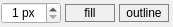
<?xml version="1.0" encoding="UTF-8"?>
<ui version="4.0">
 <class>Form</class>
 <widget class="QWidget" name="Form">
  <property name="geometry">
   <rect>
    <x>0</x>
    <y>0</y>
    <width>173</width>
    <height>27</height>
   </rect>
  </property>
  <property name="windowTitle">
   <string>Form</string>
  </property>
  <property name="styleSheet">
   <string notr="true">QPushButton{
padding:1px;
border : 1px solid gray;
}
QSpinBox{
padding:0px;
}
QCheckBox{
padding:1px;
}
QLabel{
color:#000;
}</string>
  </property>
  <layout class="QVBoxLayout" name="verticalLayout">
   <property name="spacing">
    <number>0</number>
   </property>
   <property name="margin">
    <number>0</number>
   </property>
   <item>
    <layout class="QHBoxLayout" name="widgetLayout">
     <property name="spacing">
      <number>3</number>
     </property>
     <property name="topMargin">
      <number>0</number>
     </property>
     <item>
      <widget class="QSpinBox" name="widthBox">
       <property name="minimumSize">
        <size>
         <width>60</width>
         <height>0</height>
        </size>
       </property>
       <property name="maximumSize">
        <size>
         <width>50</width>
         <height>16777215</height>
        </size>
       </property>
       <property name="font">
        <font>
         <kerning>true</kerning>
        </font>
       </property>
       <property name="toolTip">
        <string>Set the width of the trace</string>
       </property>
       <property name="wrapping">
        <bool>false</bool>
       </property>
       <property name="frame">
        <bool>true</bool>
       </property>
       <property name="alignment">
        <set>Qt::AlignCenter</set>
       </property>
       <property name="suffix">
        <string> px</string>
       </property>
       <property name="prefix">
        <string/>
       </property>
       <property name="minimum">
        <number>1</number>
       </property>
       <property name="maximum">
        <number>7</number>
       </property>
      </widget>
     </item>
     <item>
      <widget class="QPushButton" name="fillButton">
       <property name="minimumSize">
        <size>
         <width>50</width>
         <height>0</height>
        </size>
       </property>
       <property name="maximumSize">
        <size>
         <width>35</width>
         <height>16777215</height>
        </size>
       </property>
       <property name="toolTip">
        <string>Change the color of the trace</string>
       </property>
       <property name="text">
        <string>fill</string>
       </property>
      </widget>
     </item>
     <item>
      <widget class="QPushButton" name="outlineButton">
       <property name="minimumSize">
        <size>
         <width>50</width>
         <height>0</height>
        </size>
       </property>
       <property name="maximumSize">
        <size>
         <width>35</width>
         <height>16777215</height>
        </size>
       </property>
       <property name="toolTip">
        <string>Change the color of the trace</string>
       </property>
       <property name="text">
        <string>outline</string>
       </property>
      </widget>
     </item>
    </layout>
   </item>
  </layout>
 </widget>
 <resources/>
 <connections>
  <connection>
   <sender>widthBox</sender>
   <signal>valueChanged(int)</signal>
   <receiver>Form</receiver>
   <slot>changeWidth(int)</slot>
   <hints>
    <hint type="sourcelabel">
     <x>60</x>
     <y>20</y>
    </hint>
    <hint type="destinationlabel">
     <x>110</x>
     <y>26</y>
    </hint>
   </hints>
  </connection>
  <connection>
   <sender>outlineButton</sender>
   <signal>clicked()</signal>
   <receiver>Form</receiver>
   <slot>displayOutlineDialog()</slot>
   <hints>
    <hint type="sourcelabel">
     <x>152</x>
     <y>9</y>
    </hint>
    <hint type="destinationlabel">
     <x>204</x>
     <y>8</y>
    </hint>
   </hints>
  </connection>
  <connection>
   <sender>fillButton</sender>
   <signal>clicked()</signal>
   <receiver>Form</receiver>
   <slot>displayFillDialog()</slot>
   <hints>
    <hint type="sourcelabel">
     <x>100</x>
     <y>11</y>
    </hint>
    <hint type="destinationlabel">
     <x>94</x>
     <y>40</y>
    </hint>
   </hints>
  </connection>
 </connections>
 <slots>
  <slot>traceToggled(bool)</slot>
  <slot>changeWidth(int)</slot>
  <slot>removeTrace()</slot>
  <slot>displayFillDialog()</slot>
  <slot>displayOutlineDialog()</slot>
 </slots>
</ui>
